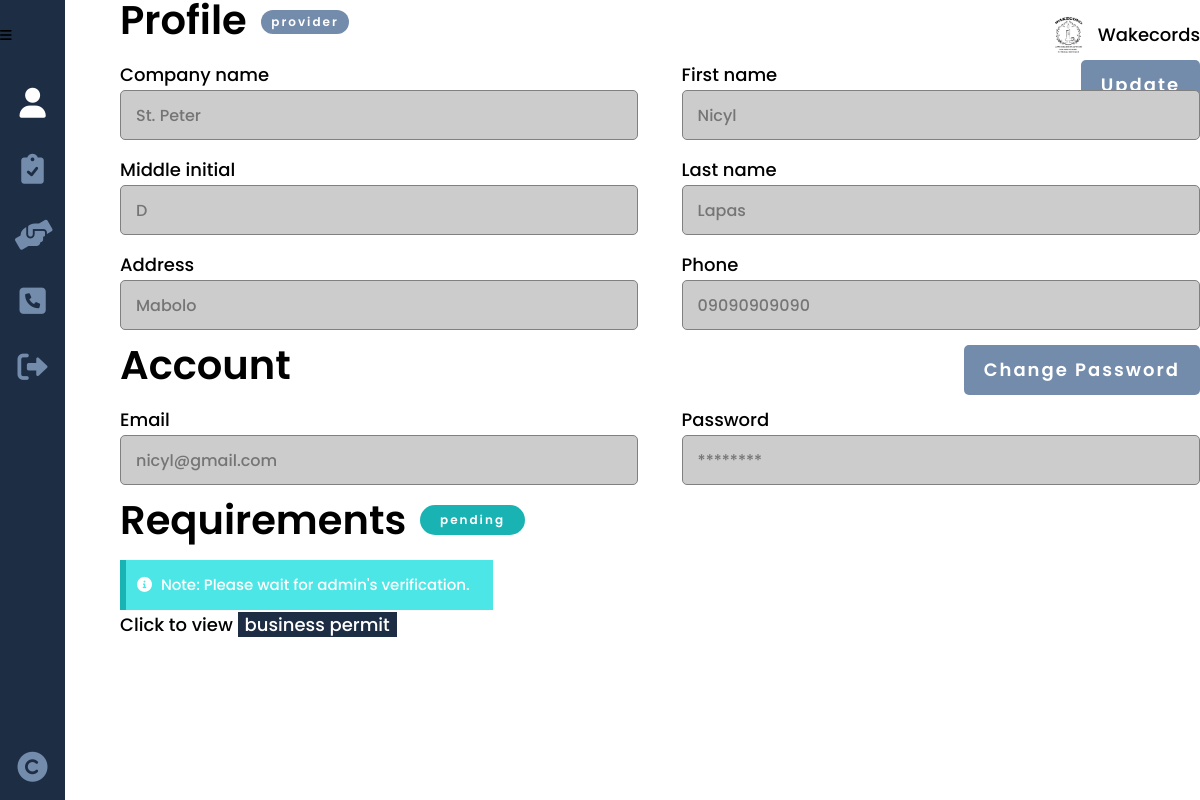
The app's page /profile.php?login (signed in), older data.
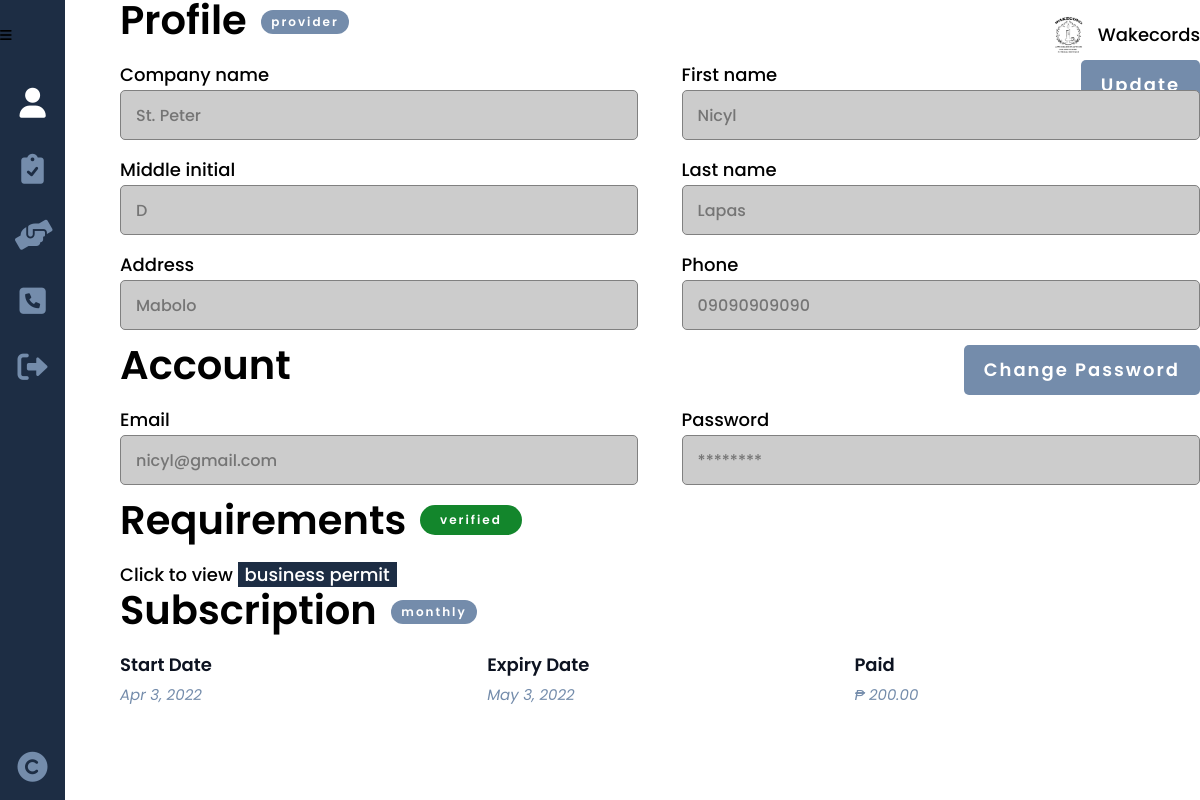
The same page, newer data.
### tables this page shows
CREATE TABLE `requirement` (
  `req_id` int(8) NOT NULL,
  `provider_id` int(8) DEFAULT NULL,
  `seeker_id` int(8) DEFAULT NULL,
  `req_type` varchar(20) NOT NULL,
  `req_img` varchar(100) NOT NULL,
  `req_status` varchar(15) NOT NULL
);

CREATE TABLE `subscription` (
  `provider_id` int(8) NOT NULL,
  `subs_startdate` date NOT NULL,
  `subs_duedate` date NOT NULL,
  `subs_description` varchar(200) NOT NULL,
  `subs_cost` decimal(7,2) NOT NULL
);

### others/functions.php (called while the page is built, shortened)
<?php
	require_once("others/db.php");
	function is_subscribed(){
		$provider = read("subscription", ["provider_id"], [$_SESSION['provider']]);
		if(count($provider) > 0){
			$provider = $provider[0];
			if(date("Y-m-d") <= $provider['subs_description'])
				return true;
		}
		return false;
	}
	function read($table, $attr=[], $data=[]){
		if(count($attr) == 1){
			return DB::query("SELECT * FROM ".$table." WHERE ".$attr[0]."=?", array($data[0]), "READ");
		}
	}
	function status_color(){
		$status = user_status();
		if($status == "verified") return "green";
		elseif($status == "pending") return "blue";
		else return "red";
	}
	function subscription(){
		$subs = read("subscription", ["provider_id"], [$_SESSION['provider']]);
		$subs = $subs[0];
		$date_started = strtotime($subs['subs_startdate']);
		$date_ended = strtotime($subs['subs_duedate']);
		$diff = ($date_ended - $date_started)/60/60/24;
		if($diff >= 28 && $diff <= 31)
			return "monthly";
		else if($diff == 365)
			return "yearly";
	}
	function user_status(){
		if(isset($_SESSION['seeker']))
			$status = read("requirement", ["seeker_id"], [$_SESSION['seeker']]);
		else if(isset($_SESSION['provider']))
			$status = read("requirement", ["provider_id"], [$_SESSION['provider']]);
		if(count($status)>0){
			$status = $status[0];
			return $status['req_status'];
		}
		return "";
	}
	function user_type(){
		if(isset($_SESSION['seeker'])){
			return "seeker";
		}
		else if(isset($_SESSION['provider'])){
			return "provider";
		}
		return "admin";
	}

### others/db.php (called while the page is built, shortened)
<?php
	class DB
	{
		static $hostname = "localhost";
		static $dbname = "wakecords";
		static $username  = "root";
		static $password = "";
		public static function query($sql, $params=array(), $transactType)
		{
			$rows = array();
			try
			{
				$db = new PDO("mysql:host=". self::$hostname ."; dbname=". self::$dbname,  self::$username,  self::$password);
				$db->setAttribute(PDO::ATTR_ERRMODE, PDO::ERRMODE_EXCEPTION);
				$cmd = $db->prepare($sql);
				$cmd->execute($params);
				if($transactType == "READ")
					$rows = $cmd->fetchAll();
				else
					$rows = $db->lastInsertId();
			}
			catch(PDOException $e)
			{
				echo $e->getMessage();
			}
			return $rows;
		}
	}

### profile.php (the view, shortened to what the changed rows need)
<?php
	include("others/functions.php");
	include("others/head.php");
	$user = current_user();
?>
<body>
	<div class="container">
		<div class="banner">
			<section class="banner-con">
				<div class="wrapper">
					<div class="banner-div">
						<h2>Profile <mark class="btn status type"><?php echo user_type(); ?></mark></h2>
					</div>
					<div class="banner-div no-padding-top">
						<h2>Account</h2>
					</div>
					<?php
					if(user_type() != "admin"){ ?>
					<div id="required" class="banner-div no-padding-top">
						<h2>Requirements
						<?php
						if(user_type() == "seeker" || user_type() == "provider"){
							$status = user_status();
							if($status != "")
								echo "<span class='btn status ".status_color()."'>".$status."</span>";
							echo "</h2>";
							if($status != ""){
								if(user_type() == "seeker")
									$image_name = read("requirement", ["seeker_id"], [$user['seeker_id']]);
								else
									$image_name = read("requirement", ["provider_id"], [$user['provider_id']]);
								$image_name = $image_name[0];
								if($status == "pending")
									echo "<div class='note blue'><i class='fa-solid fa-circle-info'></i> Note: Please wait for admin's verification.</div>";
								echo "
								<figure>
									<figcaption>Click to view <mark id='open-img'>".$image_name['req_type']."</mark></figcaption>
								</figure>
								<dialog class='modal-img' id='modal-img'>
									<button id='close-img'>+</button>
									<figure class='open-image'>
								";
								echo "
									</figure>
								</dialog>
								";
							}
						}
						?>
					</div>
					<?php
					}
					if(user_type() == "provider" && $status == "verified"){
					?>
					<div class="banner-div no-padding-top" style="padding-top:var(--size-6);">
						<?php
						if(is_subscribed()){
							$subs = read("subscription", ["provider_id"], [$_SESSION['provider']]);
							$subs = $subs[0];
							echo "
							<h2>Subscription <mark class='btn status type'>".subscription()."</mark></h2>
							<div class='banner-ratings profile-lists'>
								<div class='list' style='margin-bottom:0;'>
									<div>Start Date</div>
									<div>Expiry Date</div>
									<div>Paid</div>
								</div>
								<div class='list data'>
									<div>".date("M j, Y", strtotime($subs['subs_startdate']))."</div>
									<div>".date("M j, Y", strtotime($subs['subs_duedate']))."</div>
									<div>₱ ".number_format($subs['subs_cost'],2,'.',',')."</div>
								</div>
							</div>
							";
						}
						?>
					</div>
					<?php
					}
					?>
				</div>
			</section>
		</div>
	</div>
</body>
</html>

Row changes from the older to the newer data that the page shows:
changed requirement "business permit": req_status "pending" → "verified"
added subscription: subscription() "monthly", subs_startdate "Apr 3, 2022", subs_duedate "May 3, 2022", subs_cost "200.00"
Text that changed along with them:
text no longer shown: "Note: Please wait for admin's verification."
text now shown: "Subscription Start Date Expiry Date Paid ₱"
